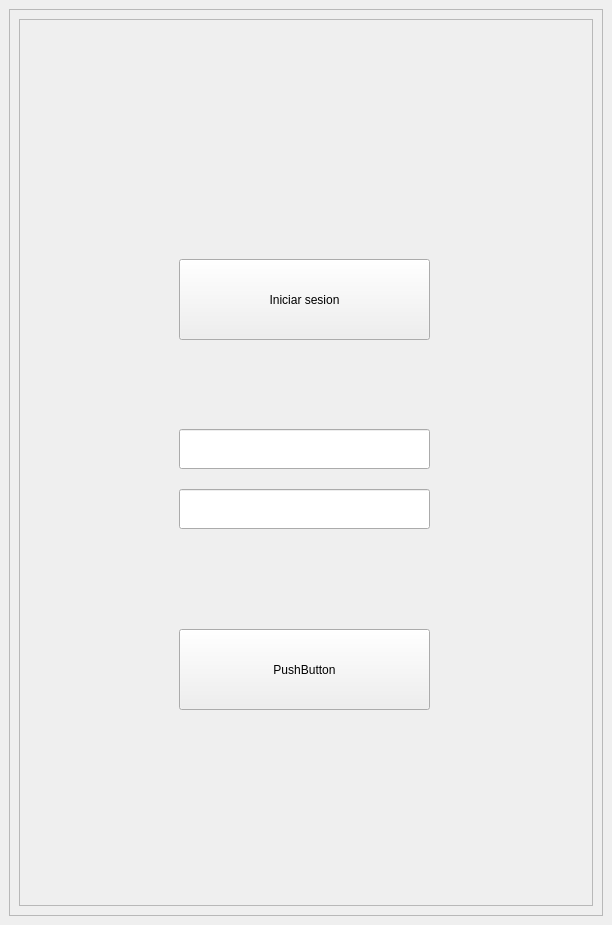
<?xml version="1.0" encoding="UTF-8"?>
<ui version="4.0">
 <class>MainWindow</class>
 <widget class="QMainWindow" name="MainWindow">
  <property name="geometry">
   <rect>
    <x>0</x>
    <y>0</y>
    <width>612</width>
    <height>925</height>
   </rect>
  </property>
  <property name="sizePolicy">
   <sizepolicy hsizetype="Fixed" vsizetype="Fixed">
    <horstretch>0</horstretch>
    <verstretch>0</verstretch>
   </sizepolicy>
  </property>
  <property name="minimumSize">
   <size>
    <width>612</width>
    <height>925</height>
   </size>
  </property>
  <property name="maximumSize">
   <size>
    <width>612</width>
    <height>925</height>
   </size>
  </property>
  <property name="windowTitle">
   <string>Mi Guardian 1.0</string>
  </property>
  <property name="layoutDirection">
   <enum>Qt::RightToLeft</enum>
  </property>
  <widget class="QWidget" name="centralwidget">
   <property name="sizePolicy">
    <sizepolicy hsizetype="Fixed" vsizetype="Fixed">
     <horstretch>0</horstretch>
     <verstretch>0</verstretch>
    </sizepolicy>
   </property>
   <layout class="QVBoxLayout" name="verticalLayout">
    <item>
     <widget class="QFrame" name="frame_2">
      <property name="frameShape">
       <enum>QFrame::StyledPanel</enum>
      </property>
      <property name="frameShadow">
       <enum>QFrame::Raised</enum>
      </property>
      <layout class="QVBoxLayout" name="verticalLayout_2">
       <item>
        <widget class="QFrame" name="frame">
         <property name="frameShape">
          <enum>QFrame::StyledPanel</enum>
         </property>
         <property name="frameShadow">
          <enum>QFrame::Raised</enum>
         </property>
         <widget class="QPushButton" name="pushButton_2">
          <property name="geometry">
           <rect>
            <x>160</x>
            <y>610</y>
            <width>251</width>
            <height>81</height>
           </rect>
          </property>
          <property name="maximumSize">
           <size>
            <width>400</width>
            <height>125</height>
           </size>
          </property>
          <property name="text">
           <string>PushButton</string>
          </property>
         </widget>
         <widget class="QLineEdit" name="lineEdit">
          <property name="geometry">
           <rect>
            <x>160</x>
            <y>470</y>
            <width>251</width>
            <height>40</height>
           </rect>
          </property>
          <property name="sizePolicy">
           <sizepolicy hsizetype="Expanding" vsizetype="Ignored">
            <horstretch>0</horstretch>
            <verstretch>0</verstretch>
           </sizepolicy>
          </property>
          <property name="maximumSize">
           <size>
            <width>400</width>
            <height>40</height>
           </size>
          </property>
          <property name="layoutDirection">
           <enum>Qt::RightToLeft</enum>
          </property>
          <property name="autoFillBackground">
           <bool>false</bool>
          </property>
          <property name="alignment">
           <set>Qt::AlignJustify|Qt::AlignVCenter</set>
          </property>
         </widget>
         <widget class="QPushButton" name="btn_iniciar_sesion">
          <property name="geometry">
           <rect>
            <x>160</x>
            <y>240</y>
            <width>251</width>
            <height>81</height>
           </rect>
          </property>
          <property name="maximumSize">
           <size>
            <width>400</width>
            <height>125</height>
           </size>
          </property>
          <property name="accessibleName">
           <string>Iniciar sesion</string>
          </property>
          <property name="layoutDirection">
           <enum>Qt::RightToLeft</enum>
          </property>
          <property name="text">
           <string>Iniciar sesion</string>
          </property>
         </widget>
         <widget class="QLineEdit" name="lineEdit_2">
          <property name="geometry">
           <rect>
            <x>160</x>
            <y>410</y>
            <width>251</width>
            <height>40</height>
           </rect>
          </property>
          <property name="sizePolicy">
           <sizepolicy hsizetype="Expanding" vsizetype="Ignored">
            <horstretch>0</horstretch>
            <verstretch>0</verstretch>
           </sizepolicy>
          </property>
          <property name="maximumSize">
           <size>
            <width>400</width>
            <height>40</height>
           </size>
          </property>
          <property name="layoutDirection">
           <enum>Qt::RightToLeft</enum>
          </property>
          <property name="autoFillBackground">
           <bool>false</bool>
          </property>
          <property name="alignment">
           <set>Qt::AlignJustify|Qt::AlignVCenter</set>
          </property>
         </widget>
        </widget>
       </item>
      </layout>
     </widget>
    </item>
   </layout>
  </widget>
 </widget>
 <resources>
  <include location="../resources.qrc"/>
 </resources>
 <connections/>
</ui>
